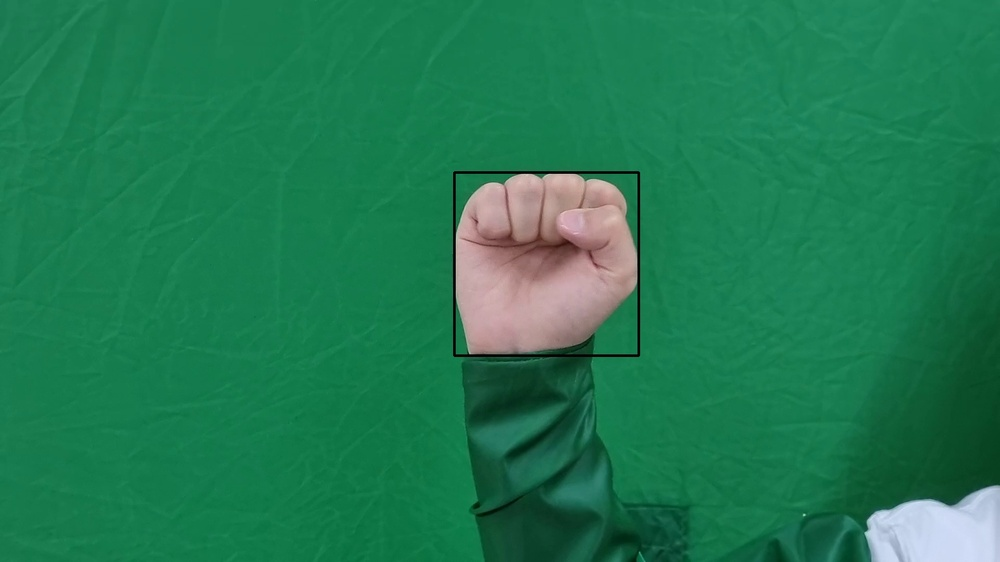
#> input picture Amumu/hand_box_amumu.jpg, 1000 x 562 px, shrunk from 1920 x 1080 before the run, found by its file name
$ jupyter execute --allow-errors augmentation.ipynb
#> lines starting #> are read from the running program, lines starting #| are printed output that depends on the picture
[cell 1]
import cv2
import random
import numpy as np

[cell 2]
test_img = cv2.imread('./motions/hand_box_amumu.jpg')
#> test_img is the input picture: shape (562, 1000, 3); mean B, G, R 81.3, 122.1, 32.1

[cell 3]
cv2.imshow('test',test_img)
cv2.waitKey(0)
cv2.destroyAllWindows()

# brightness
- alpha: 명도
- beta: 채도?????

[cell 4]
test_img = cv2.imread('./motions/hand_box_amumu.jpg')
new_image = cv2.convertScaleAbs(test_img, alpha = 0.2, beta= 0)
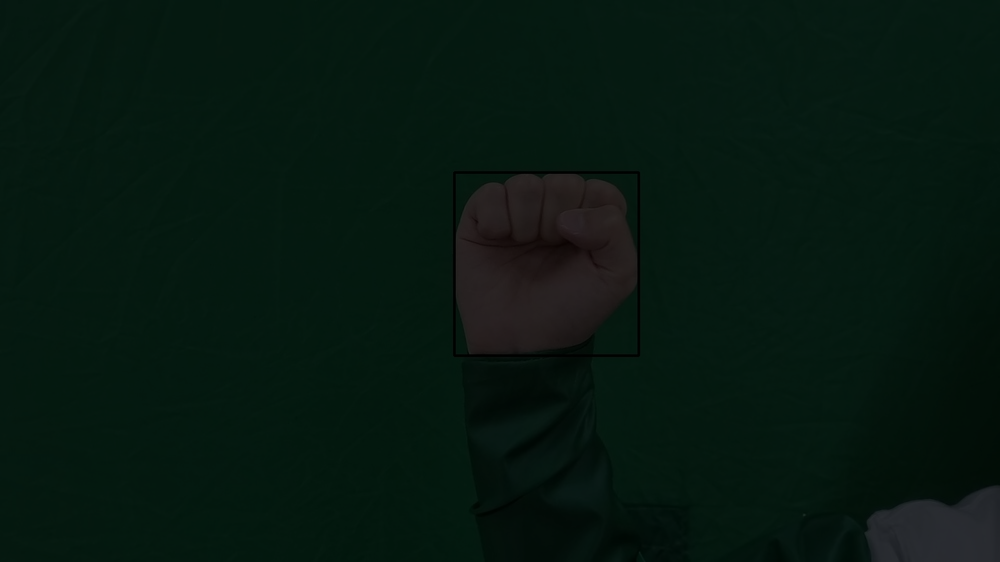
#> new_image: shape (562, 1000, 3); mean B, G, R 16.3, 24.4, 6.4

[cell 5]
cv2.imshow('test',new_image)
cv2.waitKey(0)
cv2.destroyAllWindows()

# flip

[cell 6]
flip_image = cv2.flip(test_img, 1)
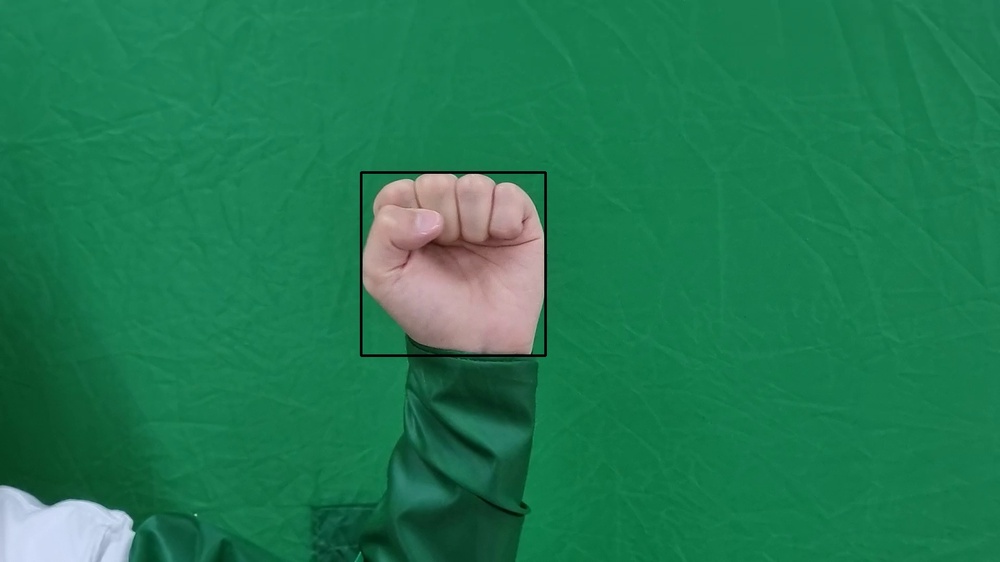
#> flip_image: shape (562, 1000, 3); mean B, G, R 81.3, 122.1, 32.1

[cell 7]
cv2.imshow('test', flip_image)
cv2.waitKey(0)
cv2.destroyAllWindows()

# HSV
- H: 색상
- S: 선명도
- V: 밝기

[cell 8]
test_img = cv2.imread('./motions/hand_box_amumu.jpg')
test_img_hsv = cv2.cvtColor(test_img, cv2.COLOR_BGR2HSV)
#> test_img_hsv: shape (562, 1000, 3); mean H, S, V 75.6, 198.5, 124

[cell 9]
test_img_bgr = cv2.cvtColor(test_img_hsv, cv2.COLOR_HSV2BGR)

[cell 10]
h, s, v = cv2.split(test_img_hsv)
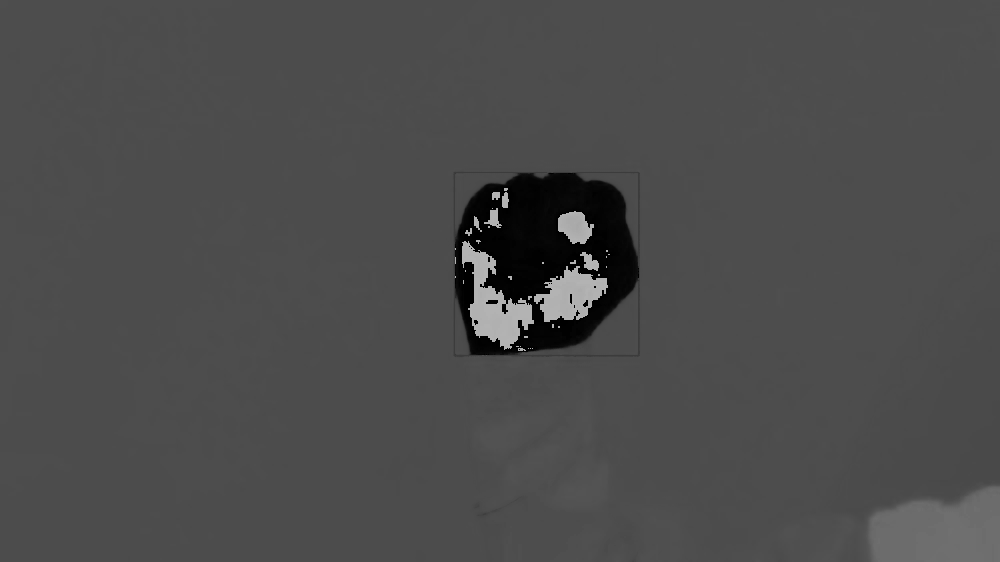
#> h: shape (562, 1000); min 0, max 179, mean 75.6
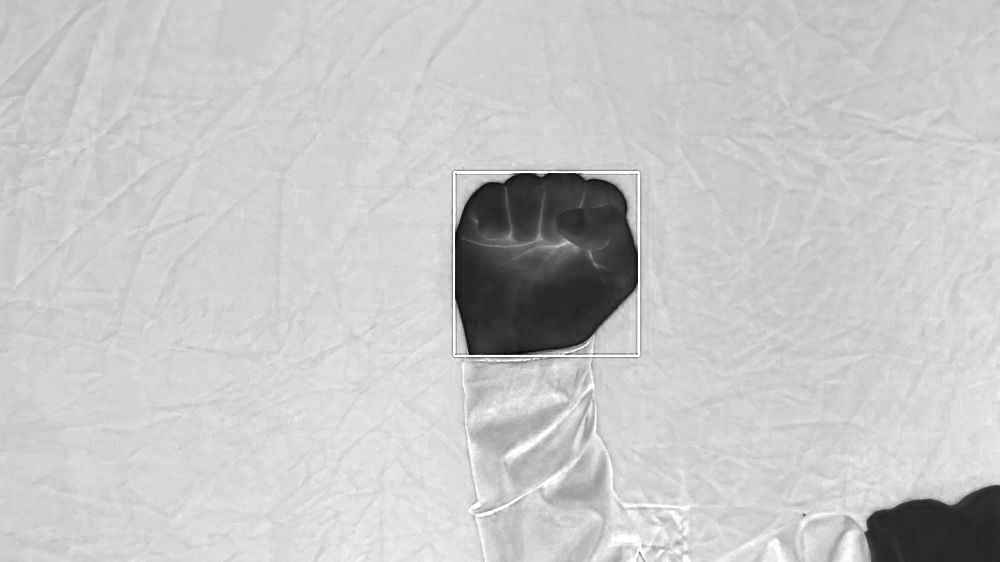
#> s: shape (562, 1000); min 11, max 255, mean 198.5
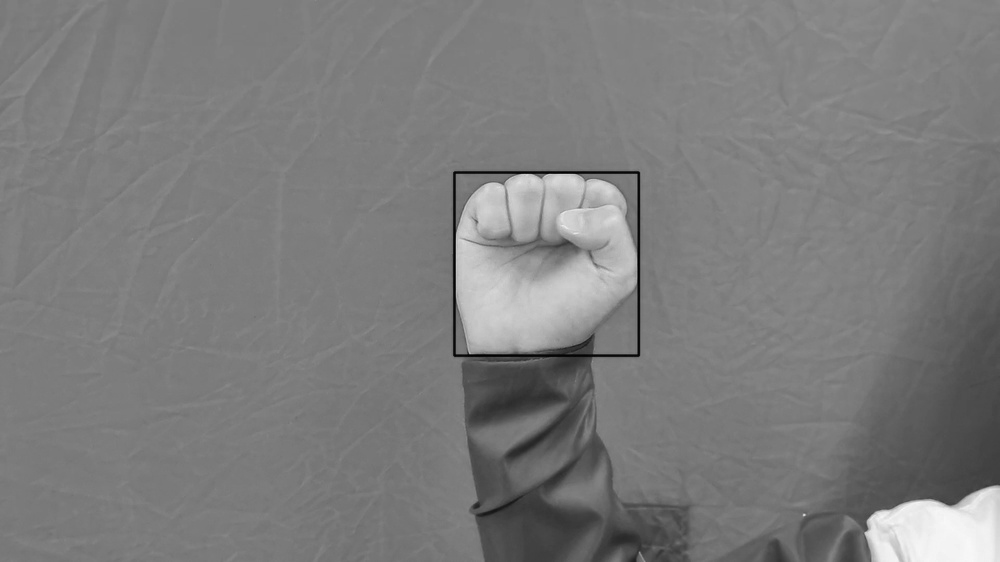
#> v: shape (562, 1000); min 1, max 250, mean 124

[cell 11]
new_h = ((h.astype('int32') + random.choice(range(180))) % 180).astype('uint8')
new_s = s + random.choice(range(256))
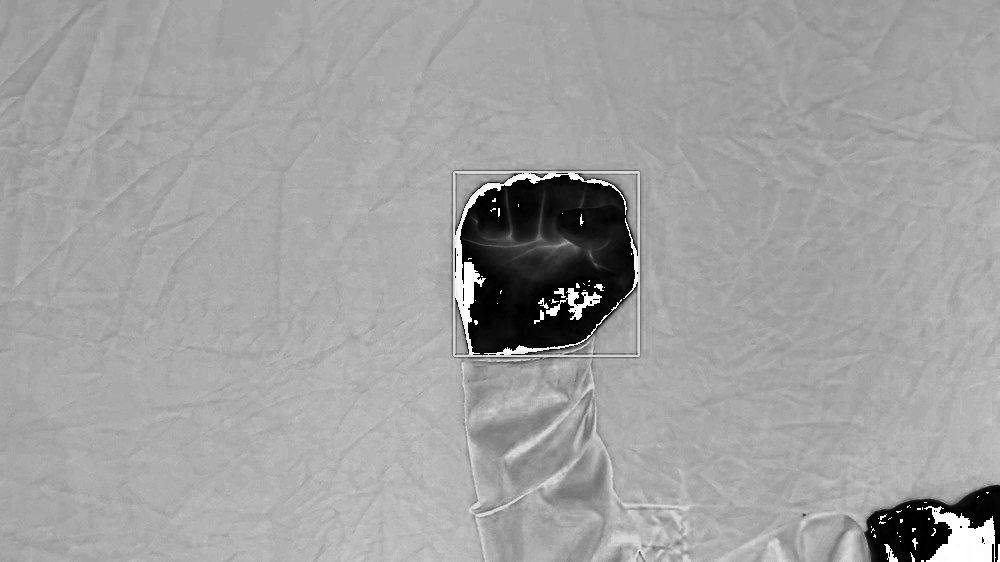
#> new_s: shape (562, 1000); min 0, max 255, mean 160.4
new_v = v
print(new_h.dtype)
#| uint8

[cell 12]
new_img = np.array([new_h,new_s,new_v])
print(new_img.shape)
#| (3, 562, 1000)

[cell 13]
new_img = new_img.transpose((1,2,0))
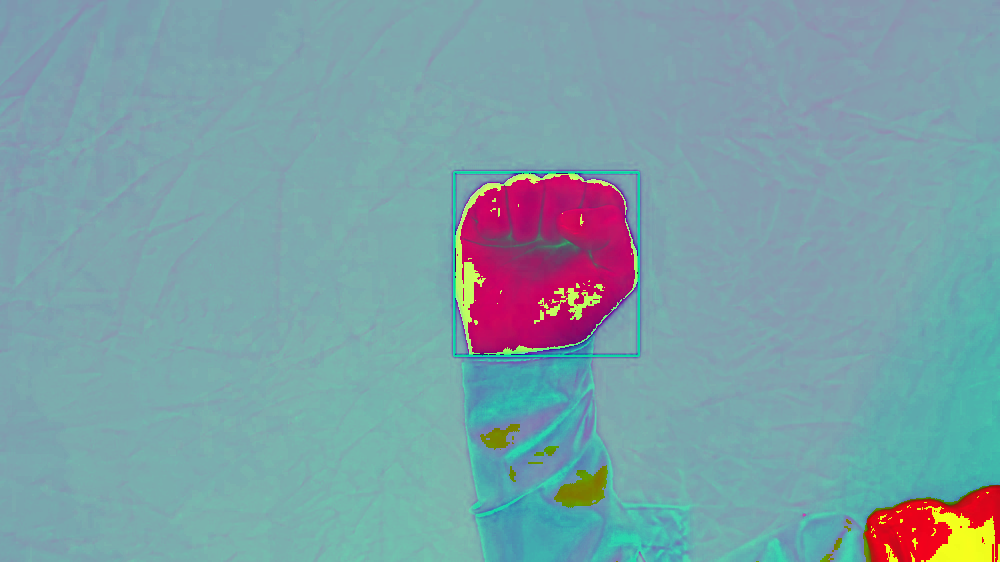
#> new_img: shape (562, 1000, 3); mean of channels 0, 1, 2 167.8, 160.4, 124; drawn as B, G, R

[cell 14]
new_img.shape
#> Out = (562, 1000, 3)

[cell 15]
new_img_bgr = cv2.cvtColor(new_img, cv2.COLOR_HSV2BGR)
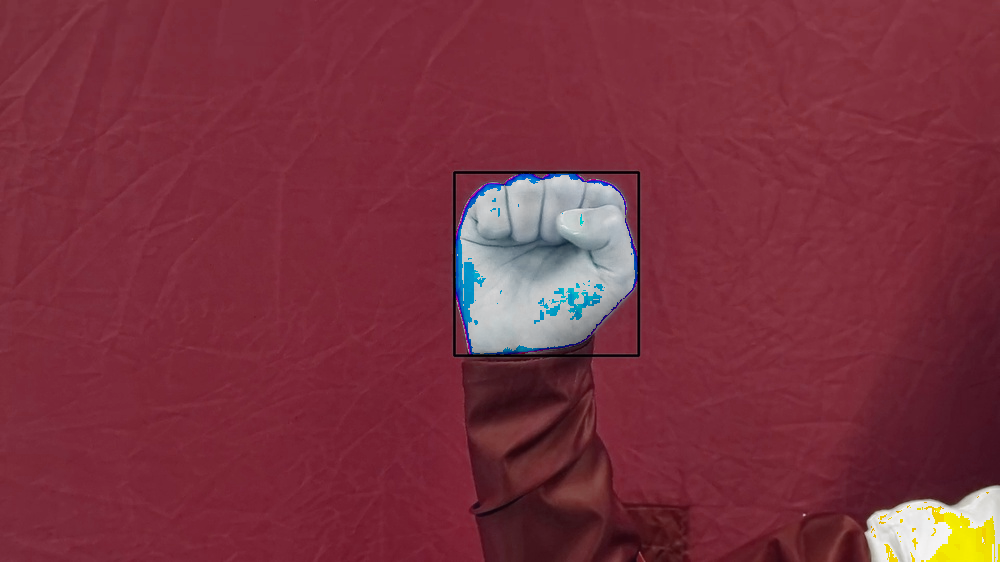
#> new_img_bgr: shape (562, 1000, 3); mean B, G, R 62.5, 49.4, 122.5
